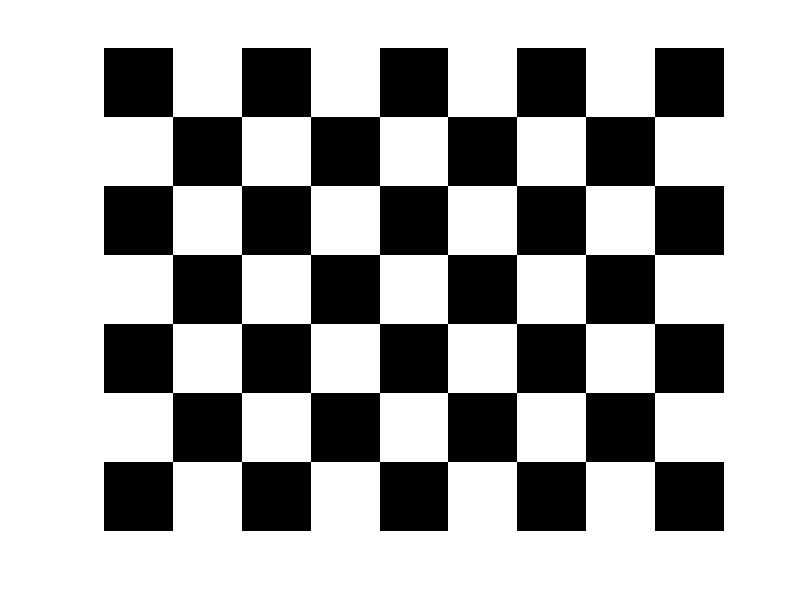

Here is the MATLAB script that generated this plot:
clear all, clc
pixel = 400;
width = 9;
height = 7;

chessboard=zeros(pixel*height, pixel*width);
% test=ones(height,width);

for i=1:width*height
    r=ceil(i/width)
    c=mod(i,width)
    if(c==0)    c=9;
    end
    
    if mod(i,2)==1
        chessboard(pixel*(r-1)+1:pixel*r,1+pixel*(c-1):pixel*c)=zeros(pixel,pixel);
    else
        chessboard(pixel*(r-1)+1:pixel*r,1+pixel*(c-1):pixel*c)=ones(pixel,pixel);
    end
end

imshow(chessboard)
imwrite(chessboard,'chess.png')